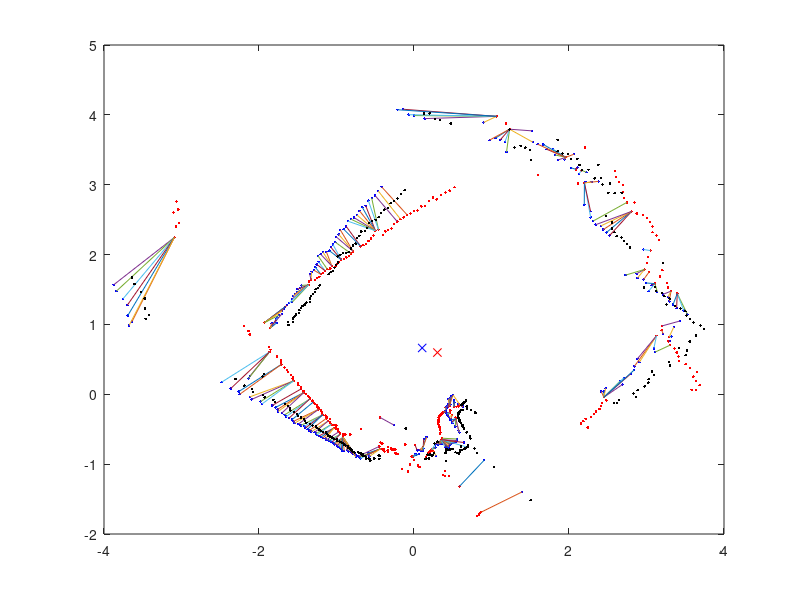

This chart was generated by the following MATLAB code:
clear; 
clc;

msg_t_x = [3.581, 3.63645, 3.68575, 3.63701, 3.6052, 3.64906, 3.56039, 3.50567, 3.4194, 3.41444, 3.39168, 3.36011, 3.30125, 3.28168, 3.29318, 3.1296, 3.1962, 3.19884, 0, 0, 0, 0, 0, 3.39666, 3.31617, 3.2763, 3.26712, 3.10872, 3.17243, 3.20461, 3.03455, 2.97523, 3.00379, 3.02089, 3.05003, 3.15865, 3.12766, 3.07794, 3.07797, 3.04719, 3.00596, 2.95318, 2.87374, 2.80767, 2.84355, 2.74711, 2.71195, 2.69935, 2.6966, 2.64523, 2.60907, 2.58965, 0, 0, 2.1989, 2.11478, 2.1624, 2.09087, 2.20711, 0, 1.9585, 0, 0, 1.59895, 0, 0, 0, 0, 0, 0, 0, 0, 1.23298, 1.18586, 0, 1.06608, 0, 0, 0, 0, 0.522507, 0.461638, 0.406107, 0.350374, 0.293202, 0.246476, 0.193225, 0.141464, 0.0939494, 0.0459696, 1.6049e-16, -0.0451668, -0.0897266, -0.132724, -0.175368, -0.216321, -0.255886, -0.291511, -0.330536, -0.369498, -0.402343, -0.457942, -0.497533, -0.524586, -0.555453, -0.588037, -0.617152, -0.652866, -0.687872, -0, -0, -0.785542, -0.81402, -0.839681, -0.872857, -0.903558, -0.939868, -0.967, -0.993871, -1.01374, -1.06, -1.0821, -1.11813, -1.14864, -1.17039, -1.20279, -1.22201, -1.25358, -1.27688, -1.32975, -1.35628, -1.36067, -0, -0, -0, -0, -0, -0, -3.06399, -3.04223, -3.10171, -3.03165, -3.07245, -0, -3.09125, -0, -0, -0, -0, -0, -0, -0, -1.92924, -1.85686, -0, -0, -2.19525, -2.13557, -2.11769, -0, -1.86905, -1.85227, -1.86502, -1.76821, -1.71585, -1.72031, -1.71257, -1.67104, -1.6384, -1.62263, -1.58849, -1.5645, -1.5666, -1.55532, -1.49874, -1.4913, -1.45744, -1.457, -1.42813, -1.42278, -1.395, -1.36879, -1.34618, -1.34815, -1.3118, -1.30302, -1.28194, -1.25557, -1.24774, -1.23264, -1.23495, -1.20053, -1.18943, -1.18873, -1.17891, -1.14172, -1.12948, -1.13131, -1.0823, -1.1072, -1.08065, -1.07829, -1.06719, -1.03741, -1.00399, -1.03138, -1.00305, -0.979216, -0.984487, -0.972577, -0.956092, -0.95317, -0.917588, -0.887313, -0.913599, -0.822429, -0.682001, -0.43925, -0, -0, -0, -0, -0, -0, -0, -0, -0, -0, -0, -0, -0, -0, -0, -0, -0, -0, -0, -0, -0.431354, -0.448598, -0.408, -0.43245, -0.416891, -0.401328, -0.383136, -0.382047, -0.334338, -0.340327, -0.333774, -0.298879, -0.285245, -0.275756, -0.255557, -0.242084, -0.24201, -0.227761, -0.212891, -0, -0, -0, -0, -0.114041, -0.150446, -0, -0, -0, -0.0774297, -0.05265, -0.0311304, -0.0155675, -1.7341e-16, 0.0126879, 0, 0.0533303, 0.0729653, 0, 0, 0, 0, 0.119047, 0.158193, 0.169057, 0.17818, 0.192108, 0.20394, 0.216373, 0.227401, 0.249393, 0.376074, 0.402077, 0.399822, 0.44796, 0, 0, 0.586921, 0.810582, 0.839481, 0.86122, 0.349287, 0.360698, 0.363, 0.33632, 0.341268, 0.334408, 0.334957, 0.328659, 0.317404, 0.31174, 0.314603, 0.318436, 0.314966, 0.318189, 0.319175, 0.321221, 0.320932, 0.320319, 0.325861, 0.332035, 0.338131, 0.341129, 0.345486, 0.352047, 0.358545, 0.365775, 0.368912, 0.374352, 0.381357, 0.539265, 0.535118, 0.494586, 0.459859, 0.461799, 0.463547, 0.465996, 0.469171, 0.406932, 0.416577, 0.426194, 0.436704, 0.446251, 0.45763, 0.517199, 0.547809, 0.575695, 0.575796, 0.580521, 0.58897, 0, 2.24289, 2.15565, 2.18529, 2.2144, 2.28455, 2.31958, 2.35006, 2.39386, 2.4151, 2.42467, 2.48249, 2.44963];
msg_t_y = [0.0634744, 0.0634744, 0.128709, 0.190608, 0.2521, 0.319252, 0.374212, 0.430443, 0.480565, 0.540794, 0.598044, 0.653139, 0.701702, 0.757635, 0.821083, 0.838574, 0.916494, 0.977983, 0, 0, 0, 0, 0, 1.4418, 1.47645, 1.52777, 1.59348, 1.58397, 1.68681, 1.77634, 1.752, 1.7877, 1.87697, 1.96179, 2.05727, 2.21171, 2.27238, 2.3194, 2.40477, 2.46757, 2.5223, 2.56716, 2.58753, 2.61819, 2.74598, 2.74711, 2.8083, 2.8947, 2.99487, 3.04299, 3.10937, 3.19796, 0, 0, 3.02653, 3.02021, 3.20589, 3.21966, 3.53212, 0, 3.39222, 0, 0, 3.13812, 0, 0, 0, 0, 0, 0, 0, 0, 3.79472, 3.87877, 0, 3.97865, 0, 0, 0, 0, 2.96329, 2.91467, 2.8896, 2.85357, 2.78963, 2.81724, 2.76325, 2.6993, 2.69036, 2.6336, 2.621, 2.58761, 2.56943, 2.53252, 2.50788, 2.47256, 2.43459, 2.37417, 2.35189, 2.33292, 2.2818, 2.35591, 2.34071, 2.27223, 2.2278, 2.19458, 2.15227, 2.13543, 2.11705, 0, 0, 2.04641, 2.01477, 1.97816, 1.96047, 1.93769, 1.92701, 1.89784, 1.8692, 1.82883, 1.83597, 1.80091, 1.78938, 1.76876, 1.73518, 1.71776, 1.68195, 1.66356, 1.63433, 1.64211, 1.61635, 1.56527, 0, 0, 0, 0, 0, 0, 2.75883, 2.64457, 2.60265, 2.45498, 2.40046, 0, 2.24593, 0, 0, 0, 0, 0, 0, 0, 1.0258, 0.946116, 0, 0, 0.977388, 0.906496, 0.855601, 0, 0.680278, 0.637788, 0.605982, 0.540595, 0.492013, 0.460957, 0.426992, 0.385791, 0.348252, 0.315407, 0.280095, 0.247792, 0.220172, 0.190969, 0.157524, 0.130472, 0.101914, 0.0763582, 0.0498714, 0.0248348, 1.70838e-16, -0.0238923, -0.0470096, -0.0706535, -0.0917298, -0.114, -0.134737, -0.154165, -0.175358, -0.19523, -0.217755, -0.233359, -0.252821, -0.27444, -0.293935, -0.305924, -0.323874, -0.345876, -0.351661, -0.38124, -0.393323, -0.413915, -0.431172, -0.440354, -0.447004, -0.48094, -0.489222, -0.498936, -0.523461, -0.539108, -0.552, -0.572722, -0.573373, -0.576228, -0.616231, -0.575871, -0.495503, -0.330998, -0, -0, -0, -0, -0, -0, -0, -0, -0, -0, -0, -0, -0, -0, -0, -0, -0, -0, -0, -0, -0.690311, -0.746593, -0.706677, -0.780161, -0.784057, -0.78765, -0.785546, -0.819302, -0.750934, -0.80176, -0.826121, -0.778606, -0.783704, -0.800854, -0.786524, -0.79182, -0.843988, -0.850015, -0.85386, -0, -0, -0, -0, -0.720025, -1.07048, -0, -0, -0, -1.1073, -1.00462, -0.891457, -0.891864, -0.944, -0.726889, -0, -1.0176, -1.04345, -0, -0, -0, -0, -0.751631, -0.89716, -0.869722, -0.838273, -0.832112, -0.817959, -0.807514, -0.793041, -0.815728, -1.15744, -1.16772, -1.0985, -1.16698, -0, -0, -1.31825, -1.7383, -1.72119, -1.69024, -0.656913, -0.650717, -0.628734, -0.55973, -0.546143, -0.514944, -0.496593, -0.469374, -0.436869, -0.413693, -0.402673, -0.393236, -0.375362, -0.366034, -0.35448, -0.344468, -0.332335, -0.320319, -0.31468, -0.309627, -0.304454, -0.296539, -0.289897, -0.285082, -0.280126, -0.275631, -0.26803, -0.262124, -0.257229, -0.350203, -0.334379, -0.297177, -0.2655, -0.255979, -0.246473, -0.237437, -0.22883, -0.189756, -0.185472, -0.180909, -0.17644, -0.1713, -0.166564, -0.178086, -0.177994, -0.176008, -0.165107, -0.15555, -0.146847, -0, -0.476741, -0.419017, -0.385325, -0.350726, -0.321072, -0.284809, -0.247001, -0.209435, -0.16888, -0.127072, -0.0866904, -0.0427584];

msg_t_minus_1_x = [2.451, 2.41563, 2.47349, 2.69031, 2.65651, 2.70865, 2.79759, 2.84166, 2.84306, 2.90874, 2.88253, 3.11274, 3.09486, 3.30701, 3.32132, 3.21557, 3.35096, 3.43026, 3.52747, 3.48045, 3.38853, 3.34222, 3.29336, 3.27608, 3.21111, 3.14036, 3.02714, 3.06595, 2.99672, 2.96146, 2.88386, 2.87151, 2.72902, 0, 0, 2.96042, 0, 0, 0, 0, 0, 0, 2.52298, 2.48514, 2.44144, 2.40982, 2.34447, 2.31402, 2.27973, 2.27784, 0, 2.19696, 2.38138, 2.29111, 2.21066, 2.22548, 2.12941, 2.10884, 2.02588, 2.0653, 1.9405, 1.85973, 1.82155, 1.78963, 1.71096, 1.66765, 1.59441, 1.53206, 1.52352, 0, 0, 1.19418, 1.17426, 1.11364, 1.05156, 0.974971, 0, 0.898454, 0, 0, 0, 0, 0, 0, 0, 0, 0, 0, 0.137818, 0, 2.44317e-16, -0.069862, -0.142495, -0.213478, -0, -0, -0, -0, -0.417241, -0.460699, -0.501496, -0.545905, -0.58943, -0.623114, -0.667463, -0.703988, -0.735952, -0.773031, -0.814569, -0.853314, -0.87523, -0.907029, -0.950752, -0.971748, -1.00342, -1.01513, -1.04639, -1.07233, -1.0934, -1.13058, -1.175, -1.20519, -1.23895, -1.23088, -1.25427, -1.27334, -1.2896, -1.32098, -1.34584, -0, -0, -0, -0, -1.45334, -1.4692, -1.50402, -1.51205, -1.53584, -1.55986, -1.57055, -1.57116, -1.6118, -1.63433, -1.66276, -1.68195, -1.70138, -1.70616, -1.74276, -1.76055, -1.77862, -1.77189, -1.8367, -1.83123, -0, -0, -0, -0, -0, -3.87656, -3.84168, -3.75501, -3.69981, -0, -3.69229, -3.63741, -3.67631, -0, -0, -0, -0, -0, -0, -0, -2.1171, -2.13623, -0, -2.48194, -0, -2.36456, -2.26066, -2.249, -2.11868, -2.09472, -1.97928, -1.95922, -1.83001, -1.78517, -1.75879, -1.75376, -1.70673, -1.66925, -1.64913, -1.61394, -1.57361, -1.55635, -1.54065, -1.49284, -1.46123, -1.41517, -1.40126, -1.37383, -1.35089, -1.32402, -1.28134, -1.26343, -1.25433, -1.22685, -1.19751, -1.17785, -1.13963, -1.13796, -1.10232, -1.07787, -1.05672, -1.03961, -1.02394, -0.994282, -0.988711, -0.965313, -0.951227, -0.936872, -0.926029, -0.901435, -0.859341, -0.845224, -0.820244, -0.799552, -0.793846, -0.768831, -0.75578, -0.751419, -0.718055, -0.703085, -0.692689, -0.644213, -0.587916, -0.573173, -0.577862, -0, -0, -0.2555, -0, -0, -0, -0, -0, -0, -0, -0, -0, -0, -0, -0, -0, -0, -0, -0, -0, -0, -0, -0, -0, -0, -0, -0, -0, -0, -0, -0, -0, -0, 0.0150789, 0.0300485, 0.0420258, 0.0600603, 0.0697246, 0.0846681, 0.100055, 0.113287, 0.12327, 0, 0.124598, 0, 0, 0.153137, 0.163832, 0, 0, 0.285841, 0.264361, 0.27772, 0.274868, 0.287323, 0.307505, 0.319288, 0.333446, 0.34719, 0.360014, 0.39999, 0.4213, 0.443, 0.453234, 0.454671, 0.4673, 0.481465, 0.466891, 0.507846, 0.521172, 0.534394, 0.544362, 0.554726, 0.556338, 0.679168, 0.643806, 0.907919, 1.39654, 0, 0.585083, 0.575194, 0.53207, 0.494099, 0.488825, 0.472806, 0.471195, 0.448195, 0.431693, 0.432758, 0.421851, 0.41724, 0.413155, 0.407898, 0.408447, 0.412337, 0.414318, 0.415243, 0.413276, 0.416577, 0.420671, 0.426505, 0.432248, 0.437897, 0.439666, 0.44129, 0.471458, 0.634433, 0.62592, 0.570534, 0.521288, 0.518418, 0.518299, 0.518009, 0.443472, 0.451562, 0.459549, 0.467425, 0.473192, 0.479828, 0.48833, 0.498696, 0.503923];
msg_t_minus_1_y = [.042165, 0.042165, 0.0863762, 0.140993, 0.185761, 0.236976, 0.294039, 0.348912, 0.399566, 0.460699, 0.508268, 0.605055, 0.657833, 0.763484, 0.828099, 0.861609, 0.960872, 1.04874, 1.14614, 1.19842, 1.23332, 1.28296, 1.3306, 1.39061, 1.42968, 1.46437, 1.47643, 1.56218, 1.59339, 1.64157, 1.665, 1.72538, 1.70528, 0, 0, 2.07291, 0, 0, 0, 0, 0, 0, 2.2717, 2.31743, 2.35767, 2.40982, 2.42777, 2.48148, 2.53189, 2.62035, 0, 2.71302, 3.04803, 3.04041, 3.04271, 3.17831, 3.15698, 3.24733, 3.24209, 3.43724, 3.36104, 3.35504, 3.42584, 3.51235, 3.50799, 3.57629, 3.5811, 3.6093, 3.77086, 0, 0, 3.46816, 3.61401, 3.64256, 3.66721, 3.63864, 0, 3.89163, 0, 0, 0, 0, 0, 0, 0, 0, 0, 0, 3.94659, 0, 3.99, 4.00239, 4.08051, 4.07341, 0, 0, 0, 0, 2.96882, 2.90874, 2.84412, 2.80844, 2.77305, 2.69901, 2.67705, 2.62732, 2.56657, 2.52847, 2.50698, 2.4782, 2.40467, 2.36289, 2.35319, 2.2893, 2.25372, 2.17695, 2.14542, 2.10456, 2.05639, 2.03961, 2.03516, 2.00577, 1.98274, 1.8954, 1.85953, 1.81852, 1.77498, 1.753, 1.72259, 0, 0, 0, 0, 1.55851, 1.5214, 1.50402, 1.46017, 1.4322, 1.40451, 1.36526, 1.31836, 1.30521, 1.27688, 1.25298, 1.22201, 1.19132, 1.15082, 1.13176, 1.10011, 1.0687, 1.023, 1.0181, 0.973684, 0, 0, 0, 0, 0, 1.56623, 1.47468, 1.36671, 1.27395, 0, 1.12885, 1.04301, 0.985065, 0, 0, 0, 0, 0, 0, 0, 0.259947, 0.224527, 0, 0.173554, 0, 0.0825722, 0.0394599, 2.75423e-16, -0.0369816, -0.0731493, -0.10373, -0.137002, -0.160105, -0.187629, -0.215952, -0.246476, -0.270319, -0.294334, -0.320559, -0.343054, -0.363296, -0.388043, -0.412816, -0.428065, -0.446744, -0.459817, -0.482492, -0.500033, -0.518558, -0.534938, -0.543898, -0.562517, -0.584904, -0.598377, -0.610163, -0.626275, -0.631707, -0.657, -0.662339, -0.673527, -0.686245, -0.701228, -0.716971, -0.722388, -0.745047, -0.754185, -0.770288, -0.786129, -0.804984, -0.811655, -0.801348, -0.816224, -0.820244, -0.82796, -0.851296, -0.853873, -0.869425, -0.895506, -0.886724, -0.899908, -0.91923, -0.886683, -0.839631, -0.849764, -0.889829, -0, -0, -0.442539, -0, -0, -0, -0, -0, -0, -0, -0, -0, -0, -0, -0, -0, -0, -0, -0, -0, -0, -0, -0, -0, -0, -0, -0, -0, -0, -0, -0, -0, -0, -0.863868, -0.860475, -0.801899, -0.858903, -0.796956, -0.805563, -0.81488, -0.806078, -0.778298, -0, -0.641003, -0, -0, -0.614197, -0.611431, -0, -0, -0.879727, -0.767761, -0.76303, -0.716056, -0.71115, -0.724437, -0.717133, -0.715077, -0.711845, -0.706568, -0.752271, -0.760045, -0.767298, -0.754307, -0.727625, -0.719579, -0.713801, -0.66679, -0.698991, -0.691618, -0.683993, -0.672231, -0.661096, -0.639994, -0.754292, -0.690398, -0.940177, -1.39654, -0, -0.545599, -0.517907, -0.462522, -0.414598, -0.395843, -0.369397, -0.355071, -0.325633, -0.302275, -0.291899, -0.273953, -0.26072, -0.248248, -0.2355, -0.226406, -0.219243, -0.211106, -0.202527, -0.192714, -0.185472, -0.178564, -0.172319, -0.165924, -0.159381, -0.151389, -0.143384, -0.144139, -0.181921, -0.167715, -0.14225, -0.120349, -0.110193, -0.100747, -0.0913389, -0.0702391, -0.0634629, -0.0564255, -0.0491284, -0.041399, -0.0335529, -0.0255923, -0.0174148, -0.00879601];

% have to remove all values == 0, as that means there is no laser data for
% that point, need to note this in c++ implementation too
msg_t_x(msg_t_x==0) = [];
msg_t_y(msg_t_y==0) = [];
msg_t_minus_1_x(msg_t_minus_1_x==0) =[];
msg_t_minus_1_y(msg_t_minus_1_y==0) =[];

plot(msg_t_x,msg_t_y,'.r')
hold on
plot(msg_t_minus_1_x,msg_t_minus_1_y,'.b')


size_t_minus_1 = length(msg_t_minus_1_x)
size_t = length(msg_t_x)

%calculate centroid for each msg:
centroid_t_x = 0;
centroid_t_y = 0;
for i = 1:size_t
  if (msg_t_x(i) > 0.01 || msg_t_x(i) < -.01 && msg_t_y(i) > 0.01 || msg_t_y(i) < -.01)
    centroid_t_x = centroid_t_x + msg_t_x(i);
    centroid_t_y = centroid_t_y + msg_t_y(i);
  end;
end;

centroid_t_x  = centroid_t_x / size_t
centroid_t_y  = centroid_t_y / size_t

centroid_t_minus_1_x = 0;
centroid_t_minus_1_y = 0;
for j = 1:size_t_minus_1
  if (msg_t_minus_1_x(j) > 0.01 || msg_t_minus_1_x(j) < -.01 && msg_t_minus_1_y(j) > 0.01 || msg_t_minus_1_y(j) < -.01)
    centroid_t_minus_1_x = centroid_t_minus_1_x + msg_t_minus_1_x(j);
    centroid_t_minus_1_y = centroid_t_minus_1_y + msg_t_minus_1_y(j);
  end;
end;

centroid_t_minus_1_x = centroid_t_minus_1_x / size_t_minus_1;
centroid_t_minus_1_y = centroid_t_minus_1_y / size_t_minus_1;
plot(centroid_t_x, centroid_t_y, 'xr')
plot(centroid_t_minus_1_x, centroid_t_minus_1_y, 'xb')

%Variance Vector generation

for i = 1:size_t
  if (msg_t_x(i) > 0.001 || msg_t_x(i) < -.01 && msg_t_y(i) > 0.001 || msg_t_y(i) < -.01)
    prime_t_x(i) = msg_t_x(i) - centroid_t_x;
    prime_t_y(i) = msg_t_y(i) - centroid_t_y;
  end;
end;

for j = 1:size_t_minus_1
  if (msg_t_minus_1_x(j) > 0.01 || msg_t_minus_1_x(j) < -.001 && msg_t_minus_1_y(j) > 0.01 || msg_t_minus_1_y(j) < -.01)
    prime_t_minus_1_x(j) = msg_t_minus_1_x(j) - centroid_t_minus_1_x;
    prime_t_minus_1_y(j) = msg_t_minus_1_y(j) - centroid_t_minus_1_y;
  end;
end;

centroid_t_x
centroid_t_y
centroid_t_minus_1_x
centroid_t_minus_1_y

% make kd tree
t_points = [msg_t_x(:) , msg_t_y(:)];
t_minus_1_points = [msg_t_minus_1_x(:) , msg_t_minus_1_y(:)];

size_t_p = size(t_points)

[Idx, Dist] = knnsearch(t_points, t_minus_1_points);
for i = 1:size_t_minus_1
    index = Idx(i)
    plot( [msg_t_minus_1_x(i), msg_t_x(index)], [msg_t_minus_1_y(i), msg_t_y(index)] )
end


if (size_t > size_t_minus_1)
    multiplication_iterations = size_t_minus_1
else
    mutliplication_iterations = size_t
end

prime_t = [prime_t_x(:), prime_t_y(:)]
prime_t_minus_1 = [prime_t_minus_1_x(:), prime_t_minus_1_y(:)]
w = zeros(2,2)

for i=1:multiplication_iterations
    w_loop = prime_t(i,:) .* prime_t_minus_1(i,:).';
    w = w + w_loop;
end
w

[U, S, V] = svd(w)
centroid_t_x
centroid_t = [centroid_t_x; centroid_t_y]
centroid_t_minus_1 = [centroid_t_minus_1_x; centroid_t_minus_1_y]
R = U * V
T = centroid_t - R * centroid_t_minus_1
Trans = zeros(3,3);
Trans(1,1) = R(1,1);
Trans(1,2) = R(1,2);
Trans(2,1) = R(2,1);
Trans(2,2) = R(2,2);
Trans(1,3) = T(1,1);
Trans(2,3) = T(2,1);
Trans(3,1) = 0;
Trans(3,2) = 0;
Trans(3,3) = 1;
Trans
size(Trans)


msg_t_minus_1 = [msg_t_minus_1_x(:), msg_t_minus_1_y(:)];
col_of_1s = ones(size_t_minus_1, 1);
msg_t_minus_1 = [msg_t_minus_1 col_of_1s];
size(msg_t_minus_1(2,:).')

for j = 1:size_t_minus_1
    %size(msg_t_minus_1(j,:).')
    trans_msg(j,:) = Trans * msg_t_minus_1(j,:).';
    
end

plot(trans_msg(:,1), trans_msg(:,2), '.k')
hold off

        
    

